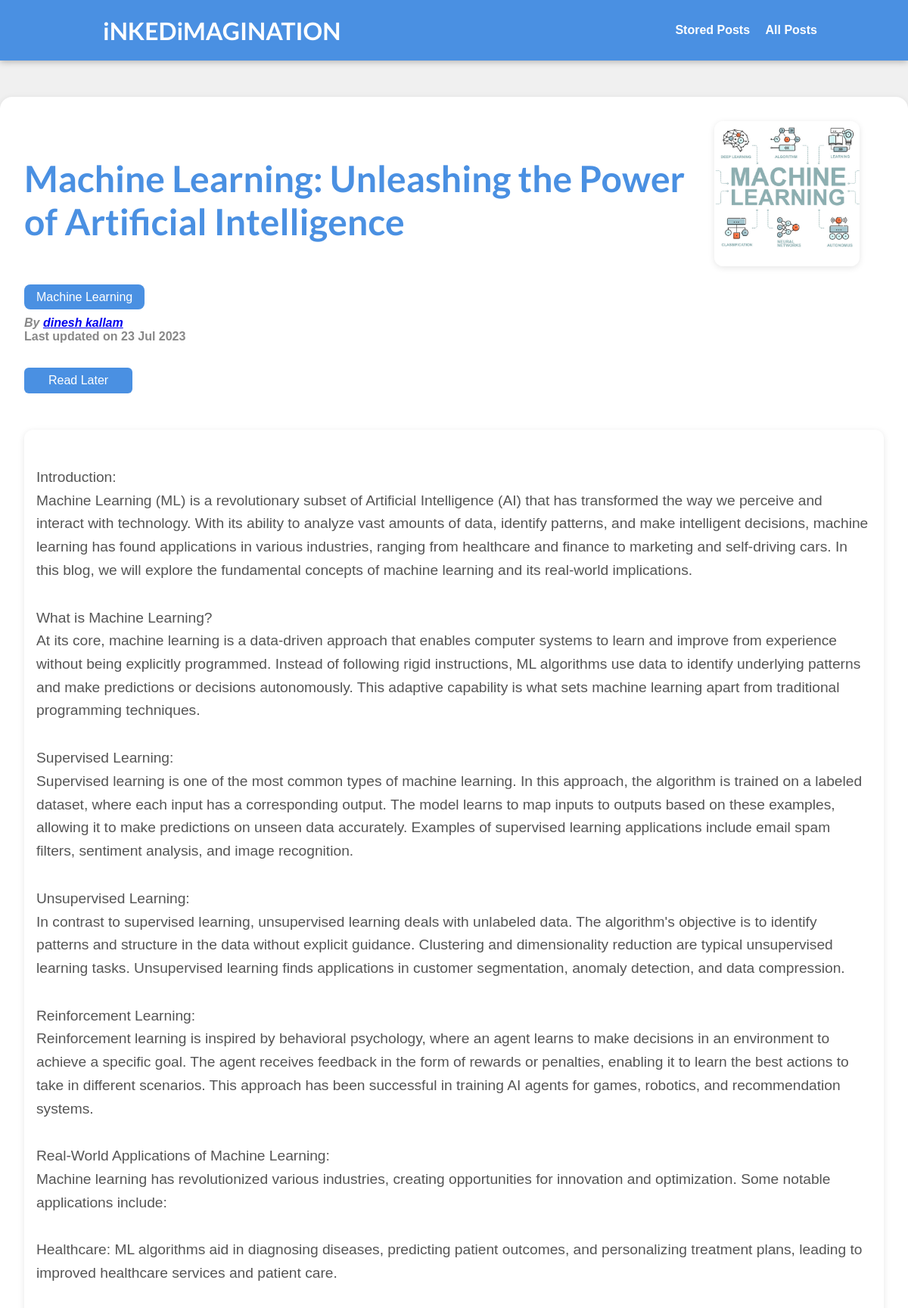
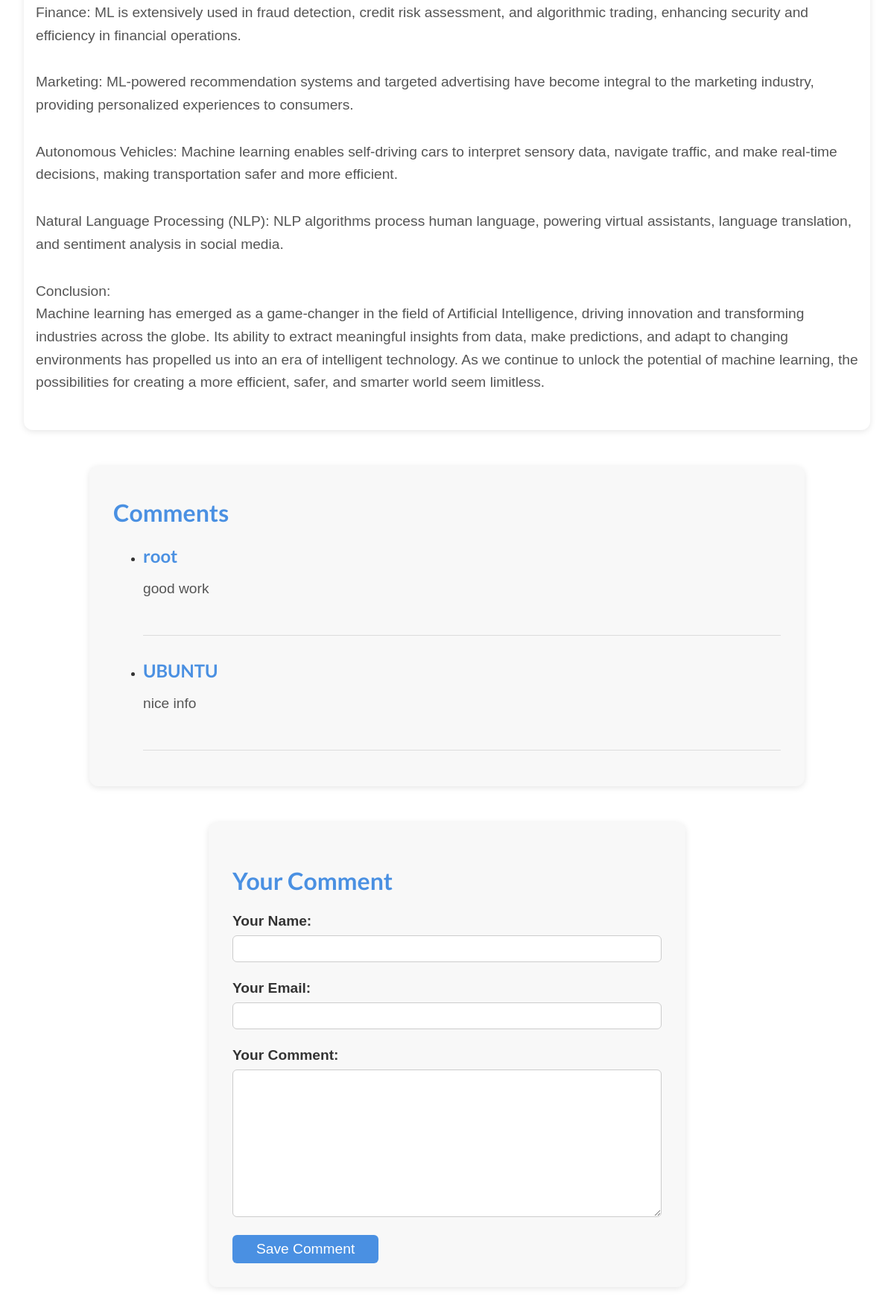
Page /posts/machine-learning-unleashing-power-artificial-intel on the committed database (2 pictures, top to bottom).
### blog/models.py (models this page shows, shortened)
class Post(models.Model):
    title = models.CharField(max_length=150)
    excerpt = models.CharField(max_length=200)
    image = models.ImageField(upload_to="posts", null=True)
    date = models.DateField(auto_now=True)
    slug = models.SlugField(unique=True, db_index=True)
    content = models.TextField(validators=[MinLengthValidator(10)])
    author = models.ForeignKey(
        Author, on_delete=models.SET_NULL, null=True, related_name="posts")
    tags = models.ManyToManyField(Tag)

class Tag(models.Model):
    caption = models.CharField(max_length=20)

class Author(models.Model):
    first_name = models.CharField(max_length=100)
    last_name = models.CharField(max_length=100)
    email_address = models.EmailField()
    def full_name(self):
        return f"{self.first_name} {self.last_name}"
    def __str__(self):
        return self.full_name()

class Comment(models.Model):
    user_name = models.CharField(max_length=120)
    user_email = models.EmailField()
    text = models.TextField(max_length=400)
    post = models.ForeignKey(
        Post, on_delete=models.CASCADE, related_name="comments")

### blog/views.py (the view, shortened to what this page needs)
# urls.py: path("posts/<slug:slug>", views.SinglePostView.as_view(),
class SinglePostView(View):
    def is_stored_post(self, request, post_id):
        stored_posts = request.session.get("stored_posts")
        if stored_posts is not None:
          is_saved_for_later = post_id in stored_posts
        else:
          is_saved_for_later = False
        return is_saved_for_later
    def get(self, request, slug):
        post = Post.objects.get(slug=slug)
        context = {
            "post": post,
            "post_tags": post.tags.all(),
            "comment_form": CommentForm(),
            "comments": post.comments.all().order_by("-id"),
            "saved_for_later": self.is_stored_post(request, post.id)
        }
        return render(request, "blog/post-detail.html", context)

### blog/forms.py
class CommentForm(forms.ModelForm):
    class Meta:
        model = Comment
        exclude = ["post"]
        labels = {
          "user_name": "Your Name",
          "user_email": "Your Email",
          "text": "Your Comment"
        }

### blog/templates/blog/post-detail.html (shortened to what this page needs)
{% extends "base.html" %}
{% load static %}
{% block css_files %}
  <link rel="stylesheet" href="{% static "blog/post-detail.css" %}" />
{% endblock %}
{% block content %}
  <div class="container">
    <div class="post-summary">
      <div class="post-header">
        <div class="title-container">
          <h1>{{ post.title }}</h1>
        </div>
        <div class="image-container">
          <img src="{{ post.image.url }}" alt="{{ post.title }}" class="post-image" />
        </div>
      </div>
      <div class="tags">
        {% for tag in post_tags %}
          <span class="tag">{{ tag.caption }}</span>
        {% endfor %}
      </div>
      <div class="post-info">
        <address>By <a href="mailto:{{ post.author.email_address }}">{{ post.author }}</a></address>
        <time>Last updated on {{ post.date|date:"d M Y" }}</time>
      </div>
      <div class="read-later">
        <form action="{% url "read-later" %}" method="POST">
          <button class="read-later-button {% if saved_for_later %}active{% endif %}">
            {% if saved_for_later %}
              Remove from "Read Later" List
            {% else %}
              Read Later
            {% endif %}
          </button>
        </form>
      </div>
    </div>
    <div class="post-content">
      {{ post.content|linebreaks }}
    </div>
    <div class="comments">
      <h2>Comments</h2>
      <ul>
        {% for comment in comments %}
          <li>
            <h3>{{ comment.user_name }}</h3>
            <p>{{ comment.text|linebreaks }}</p>
          </li>
        {% endfor %}
      </ul>
    </div>
    <div class="comment-form">
      <h2>Your Comment</h2>
      <form action="{% url "post-detail-page" post.slug %}" method="POST" id="comment-form">
        {% for form_field in comment_form %}
          <div class="form-control {% if form_field.errors %}invalid{% endif %}">
            {{ form_field.label_tag }}
            {{ form_field }}
          </div>
        {% endfor %}
        <button class="save-comment-button">Save Comment</button>
      </form>
    </div>
  </div>
{% endblock %}

### templates/base.html (shortened to what this page needs)
{% load static %}
<!DOCTYPE html>
<html lang="en">
<head>
  <link rel="stylesheet" href="{% static "app.css" %}">
  {% block css_files %}{% endblock %}
</head>
<body>
  <header id="main-navigation">
    <h1><a href="{% url "starting-page" %}">iNKEDiMAGINATION</a></h1>
    <nav>
      <a href="{% url "read-later" %}">Stored Posts</a>
      <a href="{% url "posts-page" %}">All Posts</a>
    </nav>
  </header>
  {% block content %}
  {% endblock %}
</body>
</html>

### static/app.css (style rules this page uses)
* { box-sizing: border-box; }
html { font-family: 'Open Sans', 'Lato', sans-serif; }
body { margin: 0; }
h1, h2, h3 { font-family: 'Lato', sans-serif; font-weight: bold; }
#main-navigation { width: 100%; height: 5rem; display: flex; justify-content: space-between; align-items: center; padding: 0 10%; position: absolute; top: 0; left: 0; }
#main-navigation a { text-decoration: none; color: white; font-weight: bold; margin-left: 1rem; }

### blog/static/blog/post-detail.css (style rules this page uses)
body { background-color: #f0f0f0; font-family: Arial, sans-serif; color: #333; }
#main-navigation { background-color: #4a90e2; box-shadow: 0 2px 8px rgba(0, 0, 0, 0.25); color: white; }
.container { max-width: 90rem; margin: 8rem auto 3rem auto; padding: 2rem; border-radius: 16px; background-color: #fff; box-shadow: 0 2px 8px rgba(0, 0, 0, 0.1); }
.post-summary .post-header { display: flex; align-items: center; margin-bottom: 2rem; }
.post-summary .image-container { width: 12rem; height: 12rem; overflow: hidden; border-radius: 12px; margin-right: 2rem; box-shadow: 0 2px 8px rgba(0, 0, 0, 0.1); }
.post-summary .post-image { width: 100%; height: 100%; object-fit: cover; }
.post-summary .title-container { flex: 1; }
.post-summary h1 { font-size: 3rem; color: #4a90e2; margin-bottom: 1rem; }
.post-summary .tags { margin-bottom: 1rem; }
.post-summary .tag { background-color: #4a90e2; color: #fff; padding: 0.5rem 1rem; border-radius: 8px; margin-right: 0.5rem; }
.post-info { color: #888; margin-bottom: 1rem; }
.post-info address { font-weight: bold; }
.post-info time { font-weight: bold; }
.read-later { margin: 2rem 0; }
.read-later button { font: inherit; background-color: #4a90e2; color: white; border: none; padding: 0.5rem 2rem; font-size: 1rem; border-radius: 6px; cursor: pointer; transition: background-color 0.3s ease-in-out; }
.post-content { margin: 3rem auto; max-width: 90rem; background-color: #fff; padding: 1rem; border-radius: 12px; box-shadow: 0 2px 8px rgba(0, 0, 0, 0.1); }
.post-content p { font-size: 1.2rem; color: #555; margin-bottom: 2rem; line-height: 1.6; }
.comments { margin: 3rem auto; max-width: 60rem; border-radius: 12px; background-color: #f8f8f8; box-shadow: 0 2px 8px rgba(0, 0, 0, 0.1); padding: 1rem 2rem; animation: slideInUp 1s ease-in-out; }
.comments h2 { color: #4a90e2; font-size: 2rem; margin-bottom: 1.5rem; }
.comments li { margin-bottom: 2rem; border-bottom: 1px solid #ddd; padding-bottom: 2rem; }
.comments h3 { font-size: 1.5rem; color: #4a90e2; margin-bottom: 0.5rem; }
.comments p { font-size: 1.2rem; color: #555; }
.comment-form { margin: 3rem auto; max-width: 40rem; border-radius: 12px; background-color: #f8f8f8; box-shadow: 0 2px 8px rgba(0, 0, 0, 0.1); padding: 2rem; animation: slideInUp 1s ease-in-out; }
.comment-form h2 { color: #4a90e2; font-size: 2rem; margin-bottom: 1.5rem; }
.comment-form .form-control { margin-bottom: 1.5rem; }
.comment-form label { font-weight: bold; display: block; font-size: 1.2rem; color: #333; }
.comment-form input, .comment-form textarea { display: block; width: 100%; font-size: 1.2rem; padding: 0.75rem; border-radius: 6px; border: 1px solid #ccc; color: #333; }
.comment-form textarea { resize: vertical; }
.comment-form button { font: inherit; background-color: #4a90e2; color: white; border: none; padding: 0.5rem 2rem; font-size: 1.2rem; border-radius: 6px; cursor: pointer; transition: background-color 0.3s ease-in-out; }
.form-control { margin-bottom: 1rem; }
.form-control label { font-weight: bold; margin-bottom: 0.5rem; display: block; }
.form-control input, .form-control textarea { display: block; width: 100%; font: inherit; padding: 0.5rem; border-radius: 6px; border: 1px solid #ccc; }

### rows in the picture
Post: title "Machine Learning: Unleashing the Power of Artificial Intelligence", image (picture), author "dinesh kallam", date "23 Jul 2023", content "Introduction: Machine Learning (ML) is a revolutionary subset of Artificial Intelligence (AI) that has transformed the way we perceive and interact with technology. With its ability to analyze vast amounts of data, identify patterns, and make intelligent decisions, machine learning has found applications in various industries, ranging from healthcare and finance to marketing and self-driving cars. In this blog, we will explore the fundamental concepts of machine learning and its real-world implications. What is Machine Learning? At its core, machine learning is a data-driven approach that enables computer systems to learn and improve from experience without being explicitly programmed.…"
Tag: caption "Machine Learning"
Comment: user_name "root", text "good work"
Comment: user_name "UBUNTU", text "nice info"
